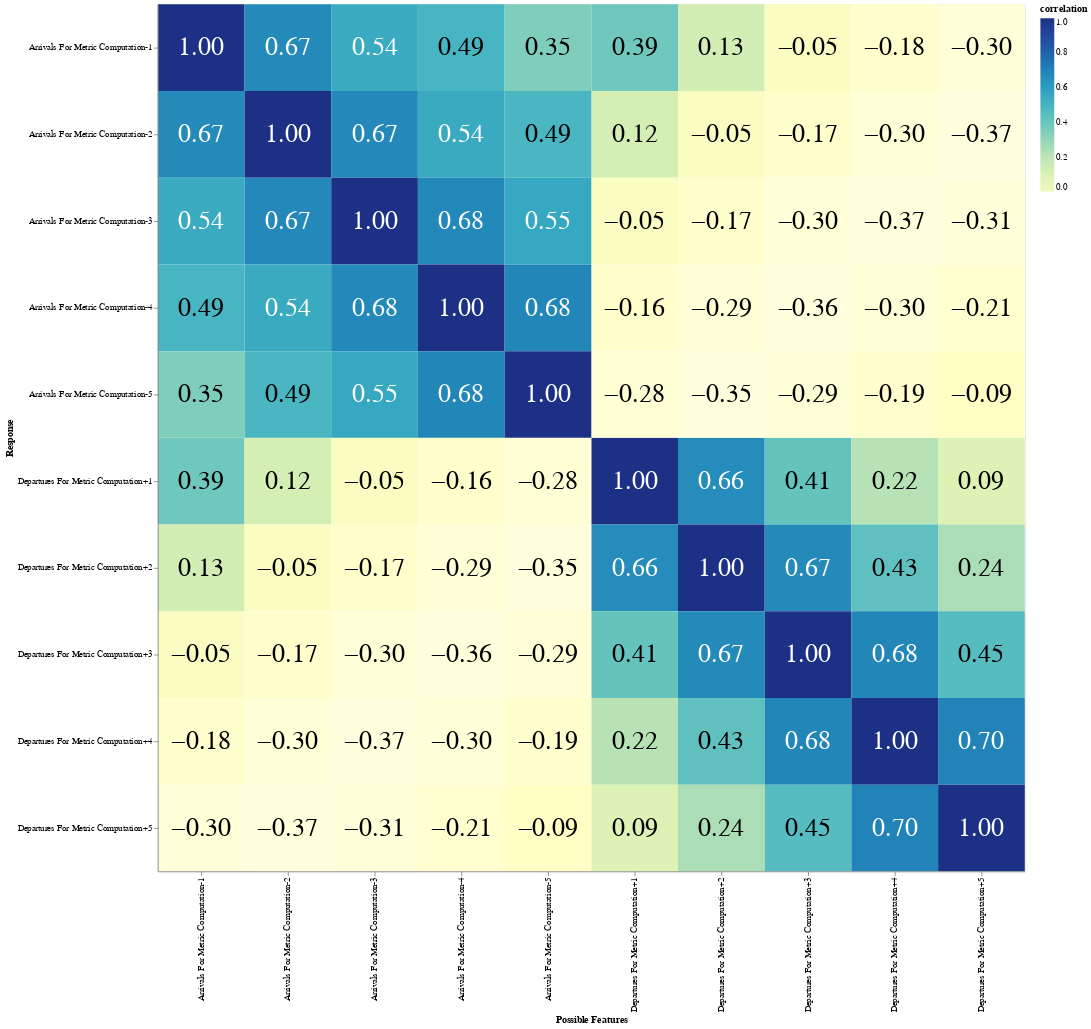

Notebook code for this chart:
### Markdown cell above
Plot pairs correlation between time shifted vars to determine any collinearity

### Code cell
# feature_list = ["Departures For Metric Computation", "Arrivals For Metric Computation"]
corrMatrix = data[[*feature_list]].corr().reset_index().melt('index')
corrMatrix.columns = ['Possible Features', 'Response', 'correlation']


base = alt.Chart(corrMatrix).encode(
    x='Possible Features',
    y='Response',
).properties(
    width=alt.Step(100),
    height=alt.Step(100)
)

rects = base.mark_rect().encode(
    color=alt.Color('correlation', scale=alt.Scale(domain=[0,1]))
)

text = base.mark_text(
    size=30
).encode(
    text=alt.Text('correlation', format=".2f"),
    color=alt.condition(
        "datum.correlation > 0.5",
        alt.value('white'),
        alt.value('black')
    )
)

rects + text

### Figure 1 — Vega-Lite specification as saved in the notebook (floating-point values rounded to 4 significant figures)
{"config": {"view": {"continuousWidth": 400, "continuousHeight": 300}}, "layer": [{"mark": "rect", "encoding": {"color": {"type": "quantitative", "field": "correlation", "scale": {"domain": [0, 1]}}, "x": {"type": "nominal", "field": "Possible Features"}, "y": {"type": "nominal", "field": "Response"}}, "height": {"step": 100}, "width": {"step": 100}}, {"mark": {"type": "text", "size": 30}, "encoding": {"color": {"condition": {"value": "white", "test": "datum.correlation > 0.5"}, "value": "black"}, "text": {"type": "quantitative", "field": "correlation", "format": ".2f"}, "x": {"type": "nominal", "field": "Possible Features"}, "y": {"type": "nominal", "field": "Response"}}, "height": {"step": 100}, "width": {"step": 100}}], "data": {"name": "data-25d939ec862cfa1ebca8eb8f72e88458"}, "$schema": "https://vega.github.io/schema/vega-lite/v4.8.1.json", "datasets": {"data-25d939ec862cfa1ebca8eb8f72e88458": [{"Possible Features": "Departures For Metric Computation+1", "Response": "Departures For Metric Computation+1", "correlation": 1.0}, {"Possible Features": "Arrivals For Metric Computation-1", "Response": "Departures For Metric Computation+1", "correlation": 0.3866}, {"Possible Features": "Departures For Metric Computation+2", "Response": "Departures For Metric Computation+1", "correlation": 0.6633}, {"Possible Features": "Arrivals For Metric Computation-2", "Response": "Departures For Metric Computation+1", "correlation": 0.1241}, {"Possible Features": "Departures For Metric Computation+3", "Response": "Departures For Metric Computation+1", "correlation": 0.4101}, {"Possible Features": "Arrivals For Metric Computation-3", "Response": "Departures For Metric Computation+1", "correlation": -0.04798}, {"Possible Features": "Departures For Metric Computation+4", "Response": "Departures For Metric Computation+1", "correlation": 0.2177}, {"Possible Features": "Arrivals For Metric Computation-4", "Response": "Departures For Metric Computation+1", "correlation": -0.1609}, {"Possible Features": "Departures For Metric Computation+5", "Response": "Departures For Metric Computation+1", "correlation": 0.09019}, {"Possible Features": "Arrivals For Metric Computation-5", "Response": "Departures For Metric Computation+1", "correlation": -0.2819}, {"Possible Features": "Departures For Metric Computation+1", "Response": "Arrivals For Metric Computation-1", "correlation": 0.3866}, {"Possible Features": "Arrivals For Metric Computation-1", "Response": "Arrivals For Metric Computation-1", "correlation": 1.0}, {"Possible Features": "Departures For Metric Computation+2", "Response": "Arrivals For Metric Computation-1", "correlation": 0.1266}, {"Possible Features": "Arrivals For Metric Computation-2", "Response": "Arrivals For Metric Computation-1", "correlation": 0.671}, {"Possible Features": "Departures For Metric Computation+3", "Response": "Arrivals For Metric Computation-1", "correlation": -0.04997}, {"Possible Features": "Arrivals For Metric Computation-3", "Response": "Arrivals For Metric Computation-1", "correlation": 0.5399}, {"Possible Features": "Departures For Metric Computation+4", "Response": "Arrivals For Metric Computation-1", "correlation": -0.1756}, {"Possible Features": "Arrivals For Metric Computation-4", "Response": "Arrivals For Metric Computation-1", "correlation": 0.4917}, {"Possible Features": "Departures For Metric Computation+5", "Response": "Arrivals For Metric Computation-1", "correlation": -0.3049}, {"Possible Features": "Arrivals For Metric Computation-5", "Response": "Arrivals For Metric Computation-1", "correlation": 0.3482}, {"Possible Features": "Departures For Metric Computation+1", "Response": "Departures For Metric Computation+2", "correlation": 0.6633}, {"Possible Features": "Arrivals For Metric Computation-1", "Response": "Departures For Metric Computation+2", "correlation": 0.1266}, {"Possible Features": "Departures For Metric Computation+2", "Response": "Departures For Metric Computation+2", "correlation": 1.0}, {"Possible Features": "Arrivals For Metric Computation-2", "Response": "Departures For Metric Computation+2", "correlation": -0.05085}, {"Possible Features": "Departures For Metric Computation+3", "Response": "Departures For Metric Computation+2", "correlation": 0.6698}, {"Possible Features": "Arrivals For Metric Computation-3", "Response": "Departures For Metric Computation+2", "correlation": -0.1666}, {"Possible Features": "Departures For Metric Computation+4", "Response": "Departures For Metric Computation+2", "correlation": 0.4288}, {"Possible Features": "Arrivals For Metric Computation-4", "Response": "Departures For Metric Computation+2", "correlation": -0.2909}, {"Possible Features": "Departures For Metric Computation+5", "Response": "Departures For Metric Computation+2", "correlation": 0.2445}, {"Possible Features": "Arrivals For Metric Computation-5", "Response": "Departures For Metric Computation+2", "correlation": -0.3504}, {"Possible Features": "Departures For Metric Computation+1", "Response": "Arrivals For Metric Computation-2", "correlation": 0.1241}, {"Possible Features": "Arrivals For Metric Computation-1", "Response": "Arrivals For Metric Computation-2", "correlation": 0.671}, {"Possible Features": "Departures For Metric Computation+2", "Response": "Arrivals For Metric Computation-2", "correlation": -0.05085}, {"Possible Features": "Arrivals For Metric Computation-2", "Response": "Arrivals For Metric Computation-2", "correlation": 1.0}, {"Possible Features": "Departures For Metric Computation+3", "Response": "Arrivals For Metric Computation-2", "correlation": -0.1698}, {"Possible Features": "Arrivals For Metric Computation-3", "Response": "Arrivals For Metric Computation-2", "correlation": 0.6742}, {"Possible Features": "Departures For Metric Computation+4", "Response": "Arrivals For Metric Computation-2", "correlation": -0.3015}, {"Possible Features": "Arrivals For Metric Computation-4", "Response": "Arrivals For Metric Computation-2", "correlation": 0.5439}, {"Possible Features": "Departures For Metric Computation+5", "Response": "Arrivals For Metric Computation-2", "correlation": -0.372}, {"Possible Features": "Arrivals For Metric Computation-5", "Response": "Arrivals For Metric Computation-2", "correlation": 0.4879}, {"Possible Features": "Departures For Metric Computation+1", "Response": "Departures For Metric Computation+3", "correlation": 0.4101}, {"Possible Features": "Arrivals For Metric Computation-1", "Response": "Departures For Metric Computation+3", "correlation": -0.04997}, {"Possible Features": "Departures For Metric Computation+2", "Response": "Departures For Metric Computation+3", "correlation": 0.6698}, {"Possible Features": "Arrivals For Metric Computation-2", "Response": "Departures For Metric Computation+3", "correlation": -0.1698}, {"Possible Features": "Departures For Metric Computation+3", "Response": "Departures For Metric Computation+3", "correlation": 1.0}, {"Possible Features": "Arrivals For Metric Computation-3", "Response": "Departures For Metric Computation+3", "correlation": -0.2979}, {"Possible Features": "Departures For Metric Computation+4", "Response": "Departures For Metric Computation+3", "correlation": 0.6846}, {"Possible Features": "Arrivals For Metric Computation-4", "Response": "Departures For Metric Computation+3", "correlation": -0.359}, {"Possible Features": "Departures For Metric Computation+5", "Response": "Departures For Metric Computation+3", "correlation": 0.4534}, {"Possible Features": "Arrivals For Metric Computation-5", "Response": "Departures For Metric Computation+3", "correlation": -0.2916}, {"Possible Features": "Departures For Metric Computation+1", "Response": "Arrivals For Metric Computation-3", "correlation": -0.04798}, {"Possible Features": "Arrivals For Metric Computation-1", "Response": "Arrivals For Metric Computation-3", "correlation": 0.5399}, {"Possible Features": "Departures For Metric Computation+2", "Response": "Arrivals For Metric Computation-3", "correlation": -0.1666}, {"Possible Features": "Arrivals For Metric Computation-2", "Response": "Arrivals For Metric Computation-3", "correlation": 0.6742}, {"Possible Features": "Departures For Metric Computation+3", "Response": "Arrivals For Metric Computation-3", "correlation": -0.2979}, {"Possible Features": "Arrivals For Metric Computation-3", "Response": "Arrivals For Metric Computation-3", "correlation": 1.0}, {"Possible Features": "Departures For Metric Computation+4", "Response": "Arrivals For Metric Computation-3", "correlation": -0.369}, {"Possible Features": "Arrivals For Metric Computation-4", "Response": "Arrivals For Metric Computation-3", "correlation": 0.6803}, {"Possible Features": "Departures For Metric Computation+5", "Response": "Arrivals For Metric Computation-3", "correlation": -0.3135}, {"Possible Features": "Arrivals For Metric Computation-5", "Response": "Arrivals For Metric Computation-3", "correlation": 0.555}, {"Possible Features": "Departures For Metric Computation+1", "Response": "Departures For Metric Computation+4", "correlation": 0.2177}, {"Possible Features": "Arrivals For Metric Computation-1", "Response": "Departures For Metric Computation+4", "correlation": -0.1756}, {"Possible Features": "Departures For Metric Computation+2", "Response": "Departures For Metric Computation+4", "correlation": 0.4288}, {"Possible Features": "Arrivals For Metric Computation-2", "Response": "Departures For Metric Computation+4", "correlation": -0.3015}, {"Possible Features": "Departures For Metric Computation+3", "Response": "Departures For Metric Computation+4", "correlation": 0.6846}, {"Possible Features": "Arrivals For Metric Computation-3", "Response": "Departures For Metric Computation+4", "correlation": -0.369}, {"Possible Features": "Departures For Metric Computation+4", "Response": "Departures For Metric Computation+4", "correlation": 1.0}, {"Possible Features": "Arrivals For Metric Computation-4", "Response": "Departures For Metric Computation+4", "correlation": -0.3025}, {"Possible Features": "Departures For Metric Computation+5", "Response": "Departures For Metric Computation+4", "correlation": 0.6967}, {"Possible Features": "Arrivals For Metric Computation-5", "Response": "Departures For Metric Computation+4", "correlation": -0.1922}, {"Possible Features": "Departures For Metric Computation+1", "Response": "Arrivals For Metric Computation-4", "correlation": -0.1609}, {"Possible Features": "Arrivals For Metric Computation-1", "Response": "Arrivals For Metric Computation-4", "correlation": 0.4917}, {"Possible Features": "Departures For Metric Computation+2", "Response": "Arrivals For Metric Computation-4", "correlation": -0.2909}, {"Possible Features": "Arrivals For Metric Computation-2", "Response": "Arrivals For Metric Computation-4", "correlation": 0.5439}, {"Possible Features": "Departures For Metric Computation+3", "Response": "Arrivals For Metric Computation-4", "correlation": -0.359}, {"Possible Features": "Arrivals For Metric Computation-3", "Response": "Arrivals For Metric Computation-4", "correlation": 0.6803}, {"Possible Features": "Departures For Metric Computation+4", "Response": "Arrivals For Metric Computation-4", "correlation": -0.3025}, {"Possible Features": "Arrivals For Metric Computation-4", "Response": "Arrivals For Metric Computation-4", "correlation": 1.0}, {"Possible Features": "Departures For Metric Computation+5", "Response": "Arrivals For Metric Computation-4", "correlation": -0.2069}, {"Possible Features": "Arrivals For Metric Computation-5", "Response": "Arrivals For Metric Computation-4", "correlation": 0.6849}, {"Possible Features": "Departures For Metric Computation+1", "Response": "Departures For Metric Computation+5", "correlation": 0.09019}, {"Possible Features": "Arrivals For Metric Computation-1", "Response": "Departures For Metric Computation+5", "correlation": -0.3049}, {"Possible Features": "Departures For Metric Computation+2", "Response": "Departures For Metric Computation+5", "correlation": 0.2445}, {"Possible Features": "Arrivals For Metric Computation-2", "Response": "Departures For Metric Computation+5", "correlation": -0.372}, {"Possible Features": "Departures For Metric Computation+3", "Response": "Departures For Metric Computation+5", "correlation": 0.4534}, {"Possible Features": "Arrivals For Metric Computation-3", "Response": "Departures For Metric Computation+5", "correlation": -0.3135}, {"Possible Features": "Departures For Metric Computation+4", "Response": "Departures For Metric Computation+5", "correlation": 0.6967}, {"Possible Features": "Arrivals For Metric Computation-4", "Response": "Departures For Metric Computation+5", "correlation": -0.2069}, {"Possible Features": "Departures For Metric Computation+5", "Response": "Departures For Metric Computation+5", "correlation": 1.0}, {"Possible Features": "Arrivals For Metric Computation-5", "Response": "Departures For Metric Computation+5", "correlation": -0.092}, {"Possible Features": "Departures For Metric Computation+1", "Response": "Arrivals For Metric Computation-5", "correlation": -0.2819}, {"Possible Features": "Arrivals For Metric Computation-1", "Response": "Arrivals For Metric Computation-5", "correlation": 0.3482}, {"Possible Features": "Departures For Metric Computation+2", "Response": "Arrivals For Metric Computation-5", "correlation": -0.3504}, {"Possible Features": "Arrivals For Metric Computation-2", "Response": "Arrivals For Metric Computation-5", "correlation": 0.4879}, {"Possible Features": "Departures For Metric Computation+3", "Response": "Arrivals For Metric Computation-5", "correlation": -0.2916}, {"Possible Features": "Arrivals For Metric Computation-3", "Response": "Arrivals For Metric Computation-5", "correlation": 0.555}, {"Possible Features": "Departures For Metric Computation+4", "Response": "Arrivals For Metric Computation-5", "correlation": -0.1922}, {"Possible Features": "Arrivals For Metric Computation-4", "Response": "Arrivals For Metric Computation-5", "correlation": 0.6849}, {"Possible Features": "Departures For Metric Computation+5", "Response": "Arrivals For Metric Computation-5", "correlation": -0.092}, {"Possible Features": "Arrivals For Metric Computation-5", "Response": "Arrivals For Metric Computation-5", "correlation": 1.0}]}}
